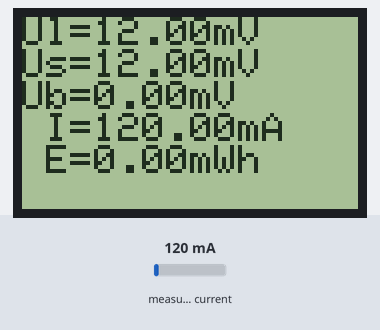
A sketch run on a simulated Arduino Uno, built with avr-gcc and run on an emulated ATmega328P. Parts: 84×48 one-colour display. Inputs (shaded band) come from the test bench; at power-on: measured current 120 mA. What the sketch prints to the serial monitor is not drawn.

Above: at 2.2 s.
2.3 s: measured current set to 500 mA
At 3.6 s:
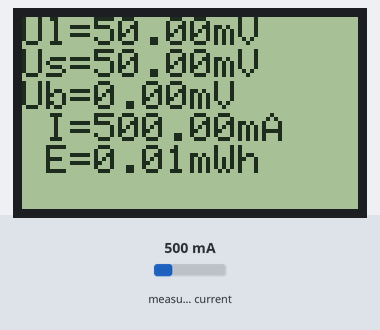
5.3 s: measured current set to 1000 mA
At 5.95 s:
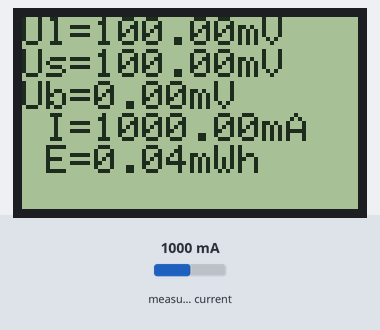
6.8 s: measured current set to 40 mA
At 7.8 s:
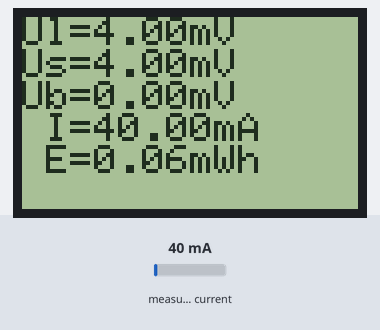
Timing chart, 0 to 9.8 s (numbered marks = the images above; inputs shaded):
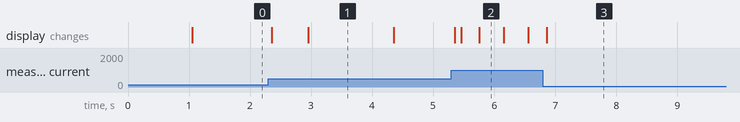

Measured:
- after the input at 2.3 s, the display: first changes after 0.06 s (image 1 shows a later state)
- after the input at 5.3 s, the display: first changes after 0.06 s (image 2 shows a later state)
- what the display in image 1 shows lasts 1.4 s, from 3.0 s to 4.4 s
- what the display in image 2 shows lasts 0.4 s, from 5.8 s to 6.2 s

The sketch:

power_logger.ino
```cpp
#include <Wire.h>
#include <SPI.h>
#include <Adafruit_PCD8544.h>
#include <Adafruit_INA219.h>

// Software SPI (slower updates, more flexible pin options):
// pin C3 - 19 - Serial clock out (SCLK)
// pin C2 - 18 - Serial data out (DIN)
// pin D7 - 15 - Data/Command select (D/C)
// pin D6 - 14 - LCD chip select (CS)
// pin D5 - 13 - LCD reset (RST)
Adafruit_PCD8544 display = Adafruit_PCD8544(19, 18, 15, 14, 13);
Adafruit_INA219 ina219;

unsigned long last_power = 0;
unsigned long last_sd = 0;

uint16_t interval_power = 100;
uint16_t interval_sd = 1000;

unsigned long time_current = 0;

float shuntvoltage = 0;
float busvoltage = 0;
float current_mA = 0;
float loadvoltage = 0;
float energy = 0;

//#define PWR_PIN 11

void setup()
{
    //switch on relay
    //pinMode(PWR_PIN, OUTPUT);
    //digitalWrite(PWR_PIN, HIGH);

    display.begin();
    display.setContrast(55);
    display.clearDisplay();

    display.setTextColor(BLACK);
    display.setTextSize(1);
    display.setCursor(0, 0);

    delay(1000);

    Serial.begin(115200);
    Wire.begin();
    ina219.begin();
}

void loop()
{
    time_current = millis();

    if (time_current - last_power >= interval_power)
    {
        last_power = time_current;

        ina219_get_values();

        display_data();

        Serial.print('[');
        Serial.print(time_current);
        Serial.print(", ");
        Serial.print(loadvoltage);
        Serial.print(", ");
        Serial.print(current_mA);
        Serial.print(", ");
        Serial.print(energy);
        Serial.println(']');
        /*
        if( busvoltage < 2850 )
        {

            digitalWrite(PWR_PIN, LOW);

            display.clearDisplay();
            display.setTextColor(BLACK);
            display.setTextSize(1);
            display.setCursor(0, 0);

            display.println("discharge");
            display.println("complete");

            display.print(" E=");
            display.print(energy);
            display.println("mWh");

            display.display();

            //stuck here
            while(1) { delay(1000); }

        }
        else
        {
            display_data();
        }
        */

    }
}

void display_data()
{
    display.clearDisplay();
    display.setTextColor(BLACK);
    display.setTextSize(1);
    display.setCursor(0, 0);

    display.print("Ul=");
    display.print(loadvoltage);
    display.println("mV");

    display.print("Us=");
    display.print(shuntvoltage);
    display.println("mV");

    display.print("Ub=");
    display.print(busvoltage);
    display.println("mV");

    display.print(" I=");
    display.print(current_mA);
    display.println("mA");

    //display.print(" P=");
    //display.print(loadvoltage * current_mA);
    //display.println("mW");

    display.print(" E=");
    display.print(energy);
    display.println("mWh");

    display.display();
}

void ina219_get_values()
{
    shuntvoltage = ina219.getShuntVoltage_mV();  //in mV
    busvoltage = ina219.getBusVoltage_raw();     //in mV
    current_mA = ina219.getCurrent_mA();         //in mA
    loadvoltage = busvoltage + shuntvoltage;     //in mV

    // mWh = (mv)*(ma)*(0.1s)/1000 = mv*ma*1/36000/1000
    energy = energy + loadvoltage * current_mA / 36000000;
}
```
